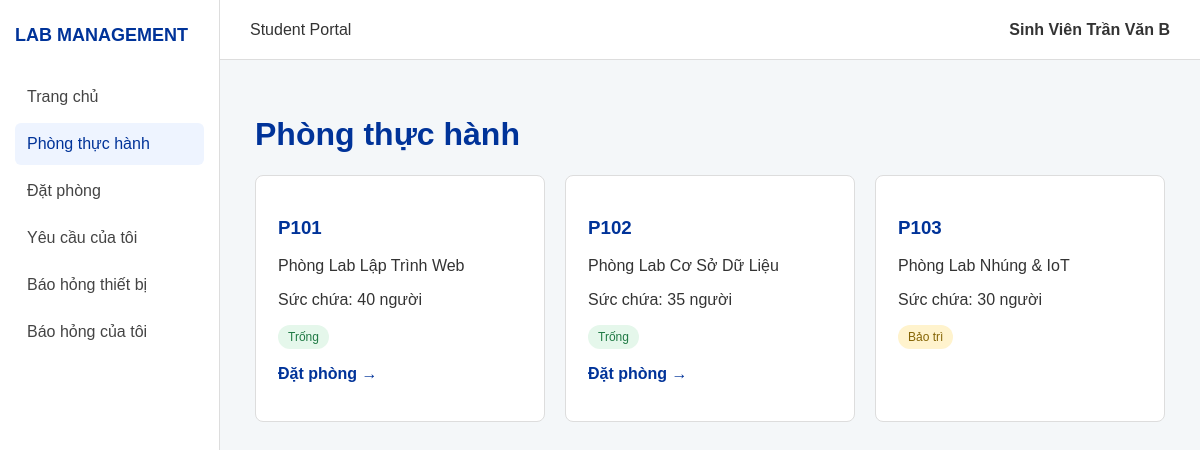
Page /pages/student/TV2-quanlyphongthuchanh.php?page=rooms on the committed database.
### tables this page shows
CREATE TABLE `users` (
  `id` int(11) NOT NULL AUTO_INCREMENT PRIMARY KEY,
  `username` varchar(50) NOT NULL UNIQUE,
  `password` varchar(255) NOT NULL,
  `full_name` varchar(100) NOT NULL,
  `role` enum('student','staff','admin') NOT NULL DEFAULT 'student',
  `status` enum('pending','active','rejected') NOT NULL DEFAULT 'active',
  `created_at` timestamp NOT NULL DEFAULT current_timestamp()
);

CREATE TABLE `rooms` (
  `id` int(11) NOT NULL AUTO_INCREMENT PRIMARY KEY,
  `room_code` varchar(50) NOT NULL UNIQUE,
  `room_name` varchar(100) NOT NULL,
  `capacity` int(11) NOT NULL,
  `status` enum('available','booked','maintenance') NOT NULL DEFAULT 'available'
);

### pages/student/TV2-quanlyphongthuchanh.php (the view, shortened to what this page needs)
<?php
$host = "127.0.0.1";
$dbname = "quan_ly_phong_thuc_hanh";
$username = "root";
$password = "";
try {
    $pdo = new PDO(
        "mysql:host=$host;dbname=$dbname;charset=utf8mb4",
        $username,
        $password
    );
    $pdo->setAttribute(PDO::ATTR_ERRMODE, PDO::ERRMODE_EXCEPTION);
    $pdo->setAttribute(PDO::ATTR_DEFAULT_FETCH_MODE, PDO::FETCH_ASSOC);
} catch (PDOException $e) {
    die("Không thể kết nối database: " . $e->getMessage());
}
function e($value) {
    return htmlspecialchars($value ?? "", ENT_QUOTES, "UTF-8");
}
$user_id = $_SESSION["user_id"] ?? 3;
$page = $_GET["page"] ?? "home";
$stmt = $pdo->prepare("SELECT * FROM users WHERE id = ?");
$stmt->execute([$user_id]);
$user = $stmt->fetch();
$stmt = $pdo->query("
    SELECT id, room_code, room_name, capacity, status
    FROM rooms
    ORDER BY room_code
");
$rooms = $stmt->fetchAll();
?>
<!DOCTYPE html>
<html lang="vi">
<head>
</head>
<body>
<aside class="sidebar">
<div class="logo">
LAB MANAGEMENT
</div>
<nav class="menu">
<a href="?page=home"
class="<?= $page == "home" ? "active" : "" ?>">
Trang chủ
</a>
<a href="?page=rooms"
class="<?= $page == "rooms" ? "active" : "" ?>">
Phòng thực hành
</a>
<a href="?page=booking"
class="<?= $page == "booking" ? "active" : "" ?>">
Đặt phòng
</a>
<a href="?page=mybookings"
class="<?= $page == "mybookings" ? "active" : "" ?>">
Yêu cầu của tôi
</a>
<a href="?page=report"
class="<?= $page == "report" ? "active" : "" ?>">
Báo hỏng thiết bị
</a>
<a href="?page=myreports"
class="<?= $page == "myreports" ? "active" : "" ?>">
Báo hỏng của tôi
</a>
</nav>
</aside>
<main class="main">
<header class="header">
<span>Student Portal</span>
<strong>
<?= e($user["full_name"]) ?>
</strong>
</header>
<div class="content">
<?php if ($page == "home"): ?>
<h1>Trang chủ</h1>
<p>
Xin chào <strong><?= e($user["full_name"]) ?></strong>.
</p>
<p>
Chào mừng bạn đến với hệ thống quản lý phòng thực hành.
</p>
<div class="cards">
<div class="card">
<h3>Phòng thực hành</h3>
<p>Xem danh sách phòng và trạng thái phòng.</p>
<a href="?page=rooms">
Xem phòng →
</a>
</div>
<div class="card">
<h3>Đặt phòng</h3>
<p>Gửi yêu cầu sử dụng phòng thực hành.</p>
<a href="?page=booking">
Đặt phòng →
</a>
</div>
<div class="card">
<h3>Báo hỏng</h3>
<p>Báo cáo thiết bị gặp sự cố.</p>
<a href="?page=report">
Báo hỏng →
</a>
</div>
</div>
<?php elseif ($page == "rooms"): ?>
<h1>Phòng thực hành</h1>
<div class="rooms">
<?php foreach ($rooms as $room): ?>
<?php
if ($room["status"] == "available") {
    $class = "available";
    $status = "Trống";
} elseif ($room["status"] == "booked") {
    $class = "busy";
    $status = "Đang sử dụng";
} else {
    $class = "maintenance";
    $status = "Bảo trì";
}
?>
<div class="card">
<h3><?= e($room["room_code"]) ?></h3>
<p><?= e($room["room_name"]) ?></p>
<p>
Sức chứa: <?= e($room["capacity"]) ?> người
</p>
<span class="status <?= $class ?>">
<?= $status ?>
</span>
<?php if ($room["status"] == "available"): ?>
<p>
<a href="?page=booking">
Đặt phòng →
</a>
</p>
<?php endif; ?>
</div>
<?php endforeach; ?>
</div>
<?php endif; ?>
</div>
</main>
</body>
</html>

### pages/student/TV2-quanlyphongthuchanh.php (style rules this page uses)
* { box-sizing: border-box; }
body { margin: 0; font-family: Arial, sans-serif; background: #f4f7f9; color: #333; }
.sidebar { position: fixed; width: 220px; height: 100vh; background: white; border-right: 1px solid #ddd; padding: 25px 15px; }
.logo { color: #003399; font-weight: bold; font-size: 18px; margin-bottom: 30px; }
.menu a { display: block; padding: 12px; margin-bottom: 5px; text-decoration: none; color: #444; border-radius: 6px; }
.menu a:hover, .menu a.active { background: #eef4ff; color: #003399; }
.main { margin-left: 220px; }
.header { height: 60px; background: white; border-bottom: 1px solid #ddd; padding: 0 30px; display: flex; align-items: center; justify-content: space-between; }
.content { padding: 35px; }
h1, h2, h3 { color: #003399; }
.card { background: white; border: 1px solid #ddd; border-radius: 8px; padding: 22px; }
.card a { color: #003399; text-decoration: none; font-weight: bold; }
.rooms { display: grid; grid-template-columns: repeat(3, 1fr); gap: 20px; }
.status { display: inline-block; padding: 5px 10px; border-radius: 15px; font-size: 12px; }
.available { background: #e5f7eb; color: #207a45; }
.maintenance { background: #fff3cd; color: #856404; }

### rows in the picture
users: full_name "Sinh Viên Trần Văn B"
rooms: room_code "P101", room_name "Phòng Lab Lập Trình Web", capacity "40", status "Trống", shows "Đặt phòng →"
rooms: room_code "P102", room_name "Phòng Lab Cơ Sở Dữ Liệu", capacity "35", status "Trống", shows "Đặt phòng →"
rooms: room_code "P103", room_name "Phòng Lab Nhúng & IoT", capacity "30", status "Bảo trì"
